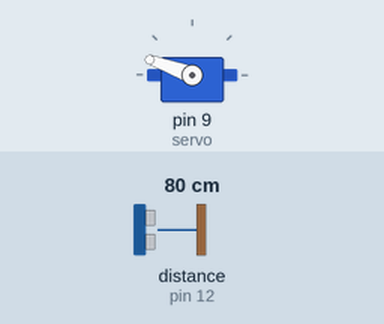
This sketch was run on a simulated Arduino Uno, built with avr-gcc and run on an emulated ATmega328P. Parts: servo. Wiring (inferred from the names in the program): ultrasonic range finder: trigger pin 13; echo pin 12. The test bench sets the inputs (shaded band); at power-on: distance to the obstacle (sensor on pin 12) 80 cm. The echo pulse lasts 58.3 µs per cm.

Above: at 1.2 s.
1.3 s: distance to the obstacle (sensor on pin 12) set to 11 cm
2.8 s: distance to the obstacle (sensor on pin 12) set to 8 cm
At 3.7 s:
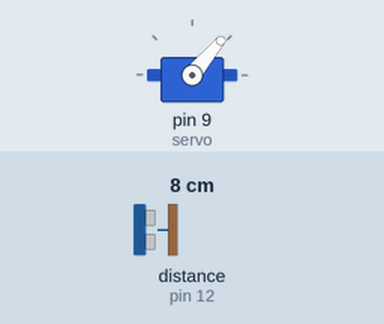
4.3 s: distance to the obstacle (sensor on pin 12) set to 18 cm
At 7.0 s:
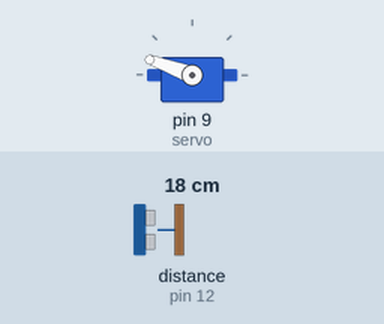
7.3 s: distance to the obstacle (sensor on pin 12) set to 2 cm
At 8.8 s:
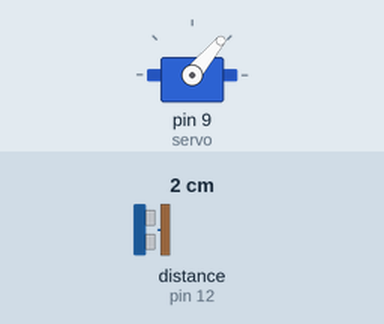
Timing chart, 0 to 9.8 s (numbered marks = the images above; inputs shaded):
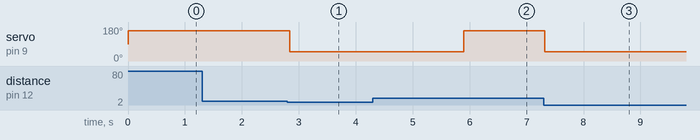

Measured:
- the behaviour switches between 10 and 9 cm on distance to the obstacle (sensor on pin 12) (found by bisection; images 0 and 1)
- after the input at 1.3 s, every drawn part: stays the same
- after the input at 2.8 s, servo on pin 9 (servo): 160° → 50° at once
- after the input at 4.3 s, servo on pin 9 (servo): 50° → 160° after 1.6 s
- after the input at 7.3 s, servo on pin 9 (servo): 160° → 50° at once

The sketch:

Auto_Trush_Bin.ino
```cpp
/*
 * This code Written by Ahmed shelbaya at 29/9/2018
 * Code Function is Atomatic Trush Bin Which open
 * when someone get close from it
 */
 /*
  * Component
  * 1- Arduino UNO / Nano
  * 2- Ultrasonic
  * 3- Servo Motor
  */
#include<Servo.h>   // add Servo motor libriry
Servo servo; //Create Servo object
int const trigPin = 13; //connect Ultrasonic Trig pin to Arduino Pin 13
int const echoPin = 12; //Connect Ultrasonic Echo Pin to Arduino Pin 12
void setup()
{
  pinMode(trigPin, OUTPUT); //Define Trig pin as Output
  pinMode(echoPin, INPUT); //Define Echo Pin as Input
  servo.attach(9); //Connect Servo Pin to Arduino Pin 9
}
void loop()
{
  int duration, distance;  //Create Variables to store distance ant Time
  // Ultrasonic Opertation
  digitalWrite(trigPin,LOW);
  delayMicroseconds(10);
  digitalWrite(trigPin, HIGH);
  delayMicroseconds(10);
  digitalWrite(trigPin, LOW);
  // Measure the pulse input in echo pin
  duration = pulseIn(echoPin, HIGH);
  // Distance is half the duration devided by 29.1 (from datasheet)
  distance = duration/58.2;
  // if distance less than 8 cm and more than 0 (0 or less means over range)
  if (distance <= 8&&distance>=0)
  {
    servo.write(50); //Open Bin
    delay(3000);
  } else {

    servo.write(160); //Close Bin
  }
  // Waiting 60 ms won't hurt any one
  delay(60);
}
```
